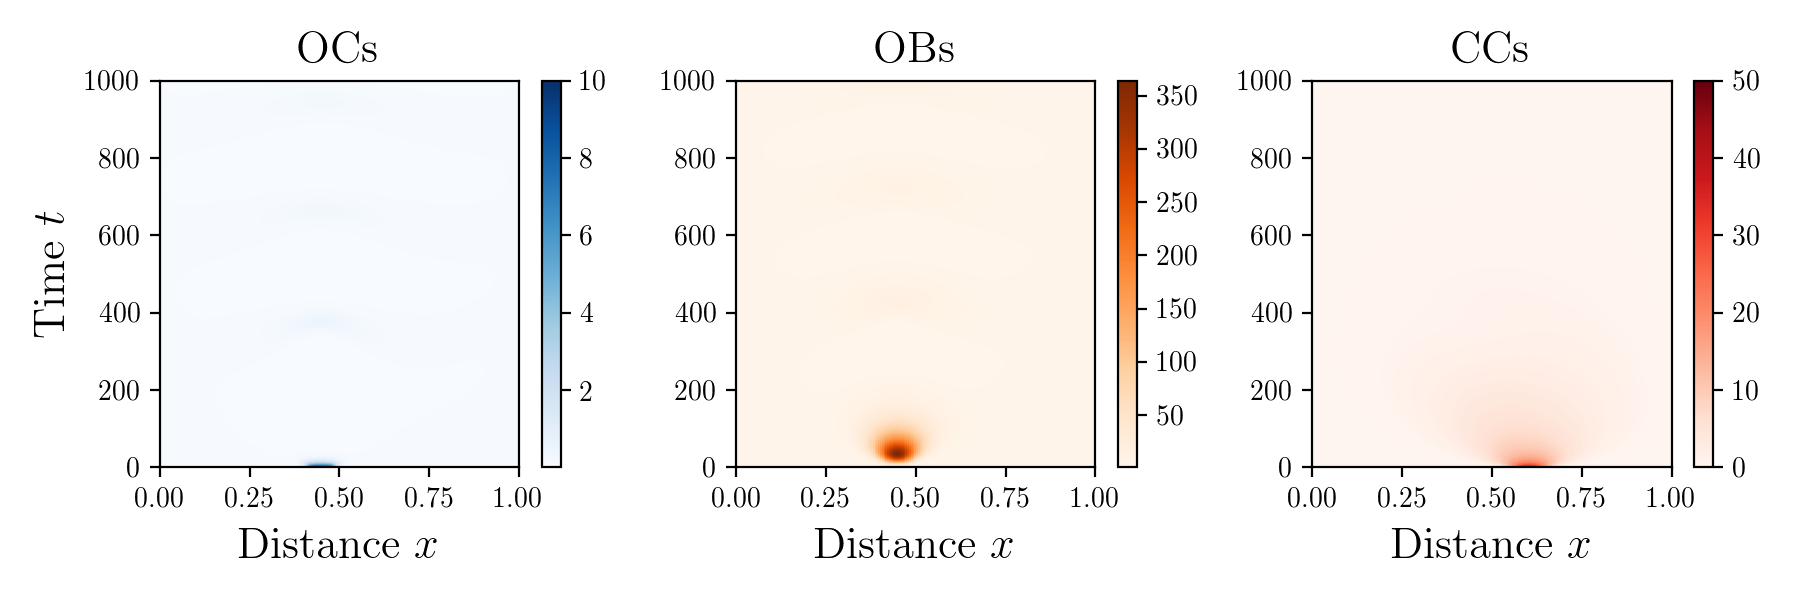

Recreate this plot in Python.
import matplotlib
matplotlib.use("Agg")
from fipy import *
import matplotlib.animation as manimation
from matplotlib import pyplot as plt
import numpy as np
from mpl_toolkits.mplot3d import Axes3D  # noqa: F401 unused import
from matplotlib import cm
from matplotlib.ticker import LinearLocator, FormatStrFormatter

plt.rc('text', usetex=True)
plt.rc('font', family='serif')
plt.rcParams['text.usetex'] = True

plt.close('all')

FFMpegWriter = manimation.writers['ffmpeg']
# metadata = dict(title='Bone remodeling', artist='Matplotlib', comment='Movie support!')
metadata = dict(title='Bone metastasis')
writer = FFMpegWriter(fps=15, metadata=metadata)

# temporal parameters
a1 = 0.3
a2 = 0.1
b1 = 0.2
b2 = 0.02
g1 = -0.3
g2 = 0.5
# k1 = 0.07
# k2 = 0.0022
K = 300.0

# sc1
# a3 = 0.045
# b3 = 0.05
# s1 = 0.001
# s2 = -0.00005
# s3 = 0.005
# s4 = 0.0
# k1 = 0.07
# k2 = 0.0022
#y0 = np.array([10.0, 5.0, 20.0, 95.0])
#k1 = 0.08 # original
#k2 = 0.0015 # original
#y0 = np.array([10.0, 5.0, 50.0, 92.0]) # original

# sc4
# a3 = 0.055
# b3 = 0.05
# s1 = 0.0005
# s2 = -0.009
# s3 = 0.001
# s4 = 0.0
# k1 = 0.02
# k2 = 0.003
# y0 = np.array([10.0, 5.0, 1.0, 95.0])

# sc3
# a3 = 0.055
# b3 = 0.05
# s1 = 0.001
# s2 = -0.005
# s3 = 0.001
# s4 = 0.0
# k1 = 0.02
# k2 = 0.003
#y0 = np.array([10.0, 5.0, 1.0, 95.0])
#k1 = 0.023 # original
#k2 = 0.0023 # original

#---- sc2
a3 = 0.055
b3 = 0.05
s1 = 0.001
s2 = -0.00005
s3 = 0.005
s4 = -0.015
k1 = 0.07
k2 = 0.0022
#y0 = np.array([10.0, 5.0, 20.0, 95.0])
#k1 = 0.045 # original
#k2 = 0.0015 # original

# diffusion parameters
# D1 = 1.e-7
# D2 = 10.0*D1

D1 = 1.e-5
D2 = D1*2.
D3 = D1*10.

# convection parameters
C1 = 0.0*1.e-5
C2 = 0.0
C3 = 0.0

convCoeff1 = (C1,)
convCoeff2 = (C2,)
convCoeff3 = (C3,)

# note: convection >= 0.1 is too high

# discretization parameters
L  = 1.
nx = 200

dx = L / float(nx)

# finalTime = 1000.0
# timeTics  = 2000

finalTime = 1000.0
timeTics  = int(finalTime * 2)

timeStep = finalTime / float(timeTics)
dt = timeStep

print("Initializing. NOTE: dx = %f, dt = %f" % (dx, dt))

# setup
mesh = Grid1D(dx=L / nx, nx=nx)

x = mesh.cellCenters[0]
# convCoeff = g*(x-L/2) * [[1.]]

u1eq = (b2/a2)**(1.0/g2)
u2eq = (b1/a1)**(1.0/g1)
u3eq = 0.0

print((u1eq,u2eq,u3eq))

u1 = CellVariable(name="OCs", mesh=mesh, value=u1eq, hasOld=True)
u2 = CellVariable(name="OBs", mesh=mesh, value=u2eq, hasOld=True)
u3 = CellVariable(name="CCs", mesh=mesh, value=u3eq, hasOld=True)

center = 0.3
radius = center/8.

initialOCs = 10.
initialOBs = 5.0
initialCCs = 50.0

# u1.setValue(initialOCs, where=((center-radius < x) & (x < center+radius)))
# u2.setValue(initialOBs, where=((center-radius < x) & (x < center+radius)))
# u3.setValue(initialCCs, where=((center-radius < x) & (x < center+radius)))

center += 4.*radius
u1.setValue(initialOCs, where=((center-radius < x) & (x < center+radius)))
u2.setValue(initialOBs, where=((center-radius < x) & (x < center+radius)))

center += 4.*radius
u3.setValue(initialCCs, where=((center+-radius < x) & (x < center+radius)))

# center += 4.*radius
# u1.setValue(initialOCs, where=((center-radius < x) & (x < center+radius)))
u2.setValue(initialOBs, where=((center-radius < x) & (x < center+radius)))
# u3.setValue(initialCCs, where=((center-9.*radius < x) & (x < center+radius)))

# epsi = 1
# u1.setValue(u1eq/50, where=((10 - 2*epsi) < x) & (x < (10 + 2*epsi)))
# u2.setValue(u2eq*20, where=((10 - epsi) < x) & (x < (10 + epsi)))

# BCs: v0(t,0) = 0, v0(t,1) = 1; v1(t,0) = 1, v1(t,1) = 0
u1.constrain(u1eq, mesh.facesLeft)
u1.constrain(u1eq, mesh.facesRight)

u2.constrain(u2eq, mesh.facesLeft)
u2.constrain(u2eq, mesh.facesRight)

u3.constrain(u3eq, mesh.facesLeft)
u3.constrain(u3eq, mesh.facesRight)

sourceCoeff1 = a1*u2**g1 + s1*u3
sourceCoeff2 = a2*u1**g2 + s2*u3
sourceCoeff3 = a3*(1.0 - u3/K) + s3*u1**g2 + s4*u2**g1

eq1 = (TransientTerm(var=u1)
       == DiffusionTerm(coeff=D1, var=u1)
        - ConvectionTerm(coeff=convCoeff1, var=u1)
        - ImplicitSourceTerm(coeff=b1, var=u1)
        + ImplicitSourceTerm(coeff=sourceCoeff1, var=u1))

eq2 = (TransientTerm(var=u2)
       == DiffusionTerm(coeff=D2, var=u2)
        - ConvectionTerm(coeff=convCoeff2, var=u2)
        - ImplicitSourceTerm(coeff=b2, var=u2)
        + ImplicitSourceTerm(coeff=sourceCoeff2, var=u2))

eq3 = (TransientTerm(var=u3)
       == DiffusionTerm(coeff=D3, var=u3)
        - ConvectionTerm(coeff=convCoeff3, var=u3)
        - ImplicitSourceTerm(coeff=b3, var=u3)
        + ImplicitSourceTerm(coeff=sourceCoeff3, var=u3))

# fig = plt.figure(figsize=(8,4))
# ax  = plt.axes()

fig, (ax1, ax2, ax3) = plt.subplots(1, 3, figsize=(12,4))

#titleString = "Bone remodeling, D1=" + str(D1) + ", A1=" + str(convCoeff1)

eqn = eq1 & eq2 & eq3
# vi = MatplotlibViewer((u1, u2, u3), axes=ax, title=titleString)
v1 = MatplotlibViewer(u1, axes=ax1)
v2 = MatplotlibViewer(u2, axes=ax2)
v3 = MatplotlibViewer(u3, axes=ax3)

# timeStep = 1
# timeTics = 1000

actualTime = 0.
test_time  = [actualTime]
test_u1    = [u1.value.copy()]
test_u2    = [u2.value.copy()]
test_u3    = [u3.value.copy()]

with writer.saving(fig, "writer_simulation.mp4", dpi=200):
    for t in range(timeTics):
        u1.updateOld()
        u2.updateOld()
        u3.updateOld()

        res1 = res2 = res3 = 1e100
        ITER = 0

        while max(res1, res2, res3) > 0.01:
            print "Sweeping:", ITER
            ITER += 1
            res1 = eq1.sweep(var=u1, dt=timeStep)
            res2 = eq2.sweep(var=u2, dt=timeStep)
            res3 = eq3.sweep(var=u3, dt=timeStep)

        # eqn.solve(dt=timeStep)

        actualTime += timeStep
        titleString = r"Bone metastasis. Time $t$=" + str(actualTime)
        fig.suptitle(titleString)
	ax1.set_xlabel(r"Distance $x$", fontsize=16)
	ax1.set_ylabel(r"Density $u$", fontsize=16)
	ax2.set_xlabel(r"Distance $x$", fontsize=16)
	ax3.set_xlabel(r"Distance $x$", fontsize=16)
        test_time += [actualTime]
        test_u1   += [u1.value.copy()]
        test_u2   += [u2.value.copy()]
        test_u3   += [u3.value.copy()]

        # vi.plot()
        v1.plot()
        ax1.get_lines()[0].set_color("blue")
        ax1.get_legend().set_visible(False)

        v2.plot()
        ax2.get_lines()[0].set_color("orange")
        ax2.get_legend().set_visible(False)

        v3.plot()
        ax3.get_lines()[0].set_color("red")
        ax3.get_legend().set_visible(False)

        fig.tight_layout()
	fig.subplots_adjust(top=0.85)

        writer.grab_frame()

        if t % 10 == 0:
            print("Time Step #: %d; Time: %f" % (t, t*timeStep))

# raw_input("finite")

xAux = range(timeTics)
yAux = range(nx)

z1Aux = np.zeros((len(yAux),len(xAux)))
z2Aux = np.zeros((len(yAux),len(xAux)))
z3Aux = np.zeros((len(yAux),len(xAux)))

for xx in xAux:
    for yy in yAux:
        z1Aux[yy][xx] = test_u1[xx][yy]
        z2Aux[yy][xx] = test_u2[xx][yy]
        z3Aux[yy][xx] = test_u3[xx][yy]

Z1 = z1Aux
Z2 = z2Aux
Z3 = z3Aux

xAux = np.linspace(0., L, nx)
yAux = np.linspace(0., finalTime, timeTics)

Y, X = np.meshgrid(yAux, xAux)

# fig = plt.figure()
# ax = fig.gca(projection='3d')
#
# surf = ax.plot_surface(X, Y, Z, cmap=cm.coolwarm,
#                        linewidth=0, antialiased=False)

# Customize the z axis.
# ax.set_zlim(-1.01, 1.01)
# ax.zaxis.set_major_locator(LinearLocator(10))
# ax.zaxis.set_major_formatter(FormatStrFormatter('%.02f'))

# Add a color bar which maps values to colors.
# fig.colorbar(surf, shrink=0.5, aspect=5)
#
# plt.show()
# raw_input("finite")

plt.figure(figsize=(9,3))
plt.subplot(131)
plt.pcolor(X, Y, Z1, cmap='Blues')
plt.xlabel(r"Distance $x$",fontsize=16)
plt.ylabel(r"Time $t$", fontsize=16)
plt.title("OCs", fontsize=16)
# plt.axis([x.min(), x.max(), y.min(), y.max()])
plt.colorbar()
# plt.show()

# plt.figure()
plt.subplot(132)
plt.pcolor(X, Y, Z2, cmap='Oranges')
plt.xlabel(r"Distance $x$",fontsize=16)
#plt.ylabel(r"Time $t$", fontsize=16)
plt.title("OBs", fontsize=16)
# plt.axis([x.min(), x.max(), y.min(), y.max()])
plt.colorbar()

plt.subplot(133)
plt.pcolor(X, Y, Z3, cmap='Reds')
plt.xlabel(r"Distance $x$",fontsize=16)
#plt.ylabel(r"Time $t$", fontsize=16)
plt.title("CCs", fontsize=16)
# plt.axis([x.min(), x.max(), y.min(), y.max()])
plt.colorbar()


plt.tight_layout()
plt.show()
plt.savefig("ocs-and-obs.png",dpi=200)

raw_input("finite")
